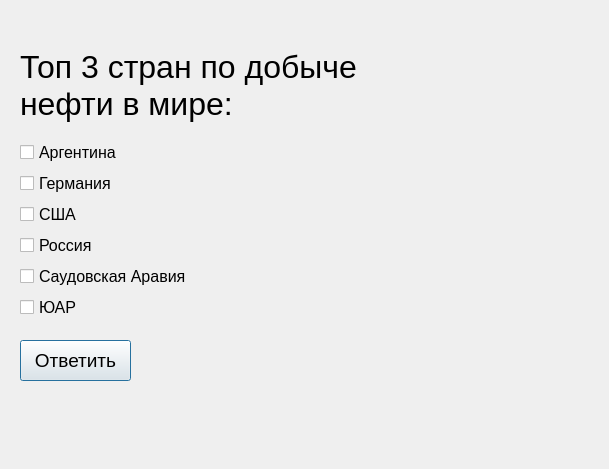
<?xml version="1.0" encoding="UTF-8"?>
<ui version="4.0">
 <class>Dialog</class>
 <widget class="QDialog" name="Dialog">
  <property name="geometry">
   <rect>
    <x>0</x>
    <y>0</y>
    <width>609</width>
    <height>469</height>
   </rect>
  </property>
  <property name="windowTitle">
   <string>Dialog</string>
  </property>
  <widget class="QLabel" name="label">
   <property name="geometry">
    <rect>
     <x>20</x>
     <y>40</y>
     <width>361</width>
     <height>91</height>
    </rect>
   </property>
   <property name="font">
    <font>
     <pointsize>24</pointsize>
    </font>
   </property>
   <property name="text">
    <string>Топ 3 стран по добыче
нефти в мире:</string>
   </property>
  </widget>
  <widget class="QWidget" name="formLayoutWidget">
   <property name="geometry">
    <rect>
     <x>20</x>
     <y>140</y>
     <width>271</width>
     <height>181</height>
    </rect>
   </property>
   <layout class="QFormLayout" name="formLayout">
    <item row="0" column="0">
     <widget class="QCheckBox" name="checkBox">
      <property name="font">
       <font>
        <pointsize>12</pointsize>
       </font>
      </property>
      <property name="text">
       <string>Аргентина</string>
      </property>
     </widget>
    </item>
    <item row="1" column="0">
     <widget class="QCheckBox" name="checkBox_2">
      <property name="font">
       <font>
        <pointsize>12</pointsize>
       </font>
      </property>
      <property name="text">
       <string>Германия</string>
      </property>
     </widget>
    </item>
    <item row="2" column="0">
     <widget class="QCheckBox" name="checkBox_3">
      <property name="font">
       <font>
        <pointsize>12</pointsize>
       </font>
      </property>
      <property name="text">
       <string>США</string>
      </property>
     </widget>
    </item>
    <item row="3" column="0">
     <widget class="QCheckBox" name="checkBox_4">
      <property name="font">
       <font>
        <pointsize>12</pointsize>
       </font>
      </property>
      <property name="text">
       <string>Россия</string>
      </property>
     </widget>
    </item>
    <item row="4" column="0">
     <widget class="QCheckBox" name="checkBox_5">
      <property name="font">
       <font>
        <pointsize>12</pointsize>
       </font>
      </property>
      <property name="text">
       <string>Саудовская Аравия</string>
      </property>
     </widget>
    </item>
    <item row="5" column="0">
     <widget class="QCheckBox" name="checkBox_6">
      <property name="font">
       <font>
        <pointsize>12</pointsize>
       </font>
      </property>
      <property name="text">
       <string>ЮАР</string>
      </property>
     </widget>
    </item>
   </layout>
  </widget>
  <widget class="QPushButton" name="pushButton">
   <property name="geometry">
    <rect>
     <x>20</x>
     <y>340</y>
     <width>111</width>
     <height>41</height>
    </rect>
   </property>
   <property name="font">
    <font>
     <pointsize>14</pointsize>
    </font>
   </property>
   <property name="text">
    <string>Ответить</string>
   </property>
  </widget>
 </widget>
 <resources/>
 <connections/>
</ui>
